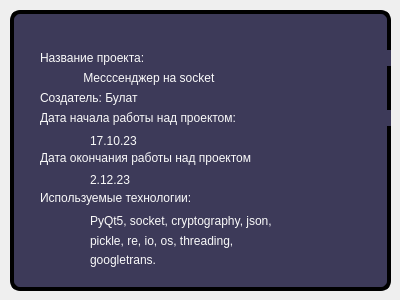
<?xml version="1.0" encoding="UTF-8"?>
<ui version="4.0">
 <class>Form</class>
 <widget class="QWidget" name="Form">
  <property name="geometry">
   <rect>
    <x>0</x>
    <y>0</y>
    <width>400</width>
    <height>300</height>
   </rect>
  </property>
  <property name="windowTitle">
   <string>Form</string>
  </property>
  <widget class="QFrame" name="frame">
   <property name="geometry">
    <rect>
     <x>10</x>
     <y>10</y>
     <width>381</width>
     <height>281</height>
    </rect>
   </property>
   <property name="styleSheet">
    <string notr="true">QFrame{
	border-radius: 10px;
	background-color:  #3d3a59;
    border-style: solid;
    border-color: #231e30;
    width: 100px; 
    height: 100px;  
    border: 4px solid black;
}</string>
   </property>
   <property name="frameShape">
    <enum>QFrame::StyledPanel</enum>
   </property>
   <property name="frameShadow">
    <enum>QFrame::Raised</enum>
   </property>
   <widget class="QLabel" name="label">
    <property name="geometry">
     <rect>
      <x>30</x>
      <y>80</y>
      <width>201</width>
      <height>16</height>
     </rect>
    </property>
    <property name="styleSheet">
     <string notr="true">QLabel {
	font: 12pt &quot;Sitka Small&quot;;
    border: none;
    border-radius: 10px;
	background-color:  #3d3a59;
    color: rgb(250, 250, 250);
}</string>
    </property>
    <property name="text">
     <string>Создатель: Булат</string>
    </property>
   </widget>
   <widget class="QLabel" name="label_2">
    <property name="geometry">
     <rect>
      <x>30</x>
      <y>100</y>
      <width>351</width>
      <height>16</height>
     </rect>
    </property>
    <property name="styleSheet">
     <string notr="true">QLabel {
	font: 12pt &quot;Sitka Small&quot;;
    border: none;
    border-radius: 10px;
	background-color:  #3d3a59;
    color: rgb(250, 250, 250);
}</string>
    </property>
    <property name="text">
     <string>Дата начала работы над проектом: </string>
    </property>
   </widget>
   <widget class="QLabel" name="label_3">
    <property name="geometry">
     <rect>
      <x>30</x>
      <y>140</y>
      <width>211</width>
      <height>16</height>
     </rect>
    </property>
    <property name="styleSheet">
     <string notr="true">QLabel {
	font: 12pt &quot;Sitka Small&quot;;
    border: none;
    border-radius: 10px;
	background-color:  #3d3a59;
    color: rgb(250, 250, 250);
}</string>
    </property>
    <property name="text">
     <string>Дата окончания работы над проектом</string>
    </property>
   </widget>
   <widget class="QLabel" name="label_4">
    <property name="geometry">
     <rect>
      <x>30</x>
      <y>40</y>
      <width>361</width>
      <height>16</height>
     </rect>
    </property>
    <property name="styleSheet">
     <string notr="true">QLabel {
	font: 12pt &quot;Sitka Small&quot;;
    border: none;
    border-radius: 10px;
	background-color:  #3d3a59;
    color: rgb(250, 250, 250);
}</string>
    </property>
    <property name="text">
     <string>Название проекта:</string>
    </property>
   </widget>
   <widget class="QLabel" name="label_5">
    <property name="geometry">
     <rect>
      <x>70</x>
      <y>60</y>
      <width>281</width>
      <height>16</height>
     </rect>
    </property>
    <property name="styleSheet">
     <string notr="true">QLabel {
	font: 12pt &quot;Sitka Small&quot;;
    border: none;
    border-radius: 10px;
	background-color:  #3d3a59;
    color: rgb(250, 250, 250);
}</string>
    </property>
    <property name="text">
     <string> Месссенджер на socket</string>
    </property>
   </widget>
   <widget class="QLabel" name="label_6">
    <property name="geometry">
     <rect>
      <x>80</x>
      <y>120</y>
      <width>111</width>
      <height>21</height>
     </rect>
    </property>
    <property name="styleSheet">
     <string notr="true">QLabel {
	font: 12pt &quot;Sitka Small&quot;;
    border: none;
    border-radius: 10px;
	background-color:  #3d3a59;
    color: rgb(250, 250, 250);
}</string>
    </property>
    <property name="text">
     <string>17.10.23</string>
    </property>
   </widget>
   <widget class="QLabel" name="label_7">
    <property name="geometry">
     <rect>
      <x>80</x>
      <y>160</y>
      <width>111</width>
      <height>20</height>
     </rect>
    </property>
    <property name="styleSheet">
     <string notr="true">QLabel {
	font: 12pt &quot;Sitka Small&quot;;
    border: none;
    border-radius: 10px;
	background-color:  #3d3a59;
    color: rgb(250, 250, 250);
}</string>
    </property>
    <property name="text">
     <string>2.12.23</string>
    </property>
   </widget>
   <widget class="QLabel" name="label_8">
    <property name="geometry">
     <rect>
      <x>30</x>
      <y>180</y>
      <width>261</width>
      <height>16</height>
     </rect>
    </property>
    <property name="styleSheet">
     <string notr="true">QLabel {
	font: 12pt &quot;Sitka Small&quot;;
    border: none;
    border-radius: 10px;
	background-color:  #3d3a59;
    color: rgb(250, 250, 250);
}</string>
    </property>
    <property name="text">
     <string>Используемые технологии:</string>
    </property>
   </widget>
   <widget class="QLabel" name="label_9">
    <property name="geometry">
     <rect>
      <x>80</x>
      <y>200</y>
      <width>281</width>
      <height>21</height>
     </rect>
    </property>
    <property name="styleSheet">
     <string notr="true">QLabel {
	font: 12pt &quot;Sitka Small&quot;;
    border: none;
    border-radius: 10px;
	background-color:  #3d3a59;
    color: rgb(250, 250, 250);
}</string>
    </property>
    <property name="text">
     <string>PyQt5, socket, cryptography, json,</string>
    </property>
   </widget>
   <widget class="QLabel" name="label_10">
    <property name="geometry">
     <rect>
      <x>80</x>
      <y>220</y>
      <width>251</width>
      <height>21</height>
     </rect>
    </property>
    <property name="styleSheet">
     <string notr="true">QLabel {
	font: 12pt &quot;Sitka Small&quot;;
    border: none;
    border-radius: 10px;
	background-color:  #3d3a59;
    color: rgb(250, 250, 250);
}</string>
    </property>
    <property name="text">
     <string>pickle, re, io, os, threading, </string>
    </property>
   </widget>
   <widget class="QLabel" name="label_11">
    <property name="geometry">
     <rect>
      <x>80</x>
      <y>240</y>
      <width>201</width>
      <height>20</height>
     </rect>
    </property>
    <property name="styleSheet">
     <string notr="true">QLabel {
	font: 12pt &quot;Sitka Small&quot;;
    border: none;
    border-radius: 10px;
	background-color:  #3d3a59;
    color: rgb(250, 250, 250);
}</string>
    </property>
    <property name="text">
     <string>googletrans.</string>
    </property>
   </widget>
   <widget class="QPushButton" name="pushButton_7">
    <property name="geometry">
     <rect>
      <x>340</x>
      <y>10</y>
      <width>31</width>
      <height>23</height>
     </rect>
    </property>
    <property name="styleSheet">
     <string notr="true">QPushButton:hover{
	background-color: #4a3c73;
}
QPushButton{
    border:none
}
QPushButton:pressed{
	background-color: #604d94;
}
</string>
    </property>
    <property name="text">
     <string/>
    </property>
   </widget>
   <widget class="QPushButton" name="pushButton_8">
    <property name="geometry">
     <rect>
      <x>300</x>
      <y>10</y>
      <width>31</width>
      <height>23</height>
     </rect>
    </property>
    <property name="styleSheet">
     <string notr="true">QPushButton:hover{
	background-color: #4a3c73;
}
QPushButton{
    border:none
}
QPushButton:pressed{
	background-color: #604d94;
}
</string>
    </property>
    <property name="text">
     <string/>
    </property>
   </widget>
  </widget>
 </widget>
 <resources/>
 <connections/>
</ui>
